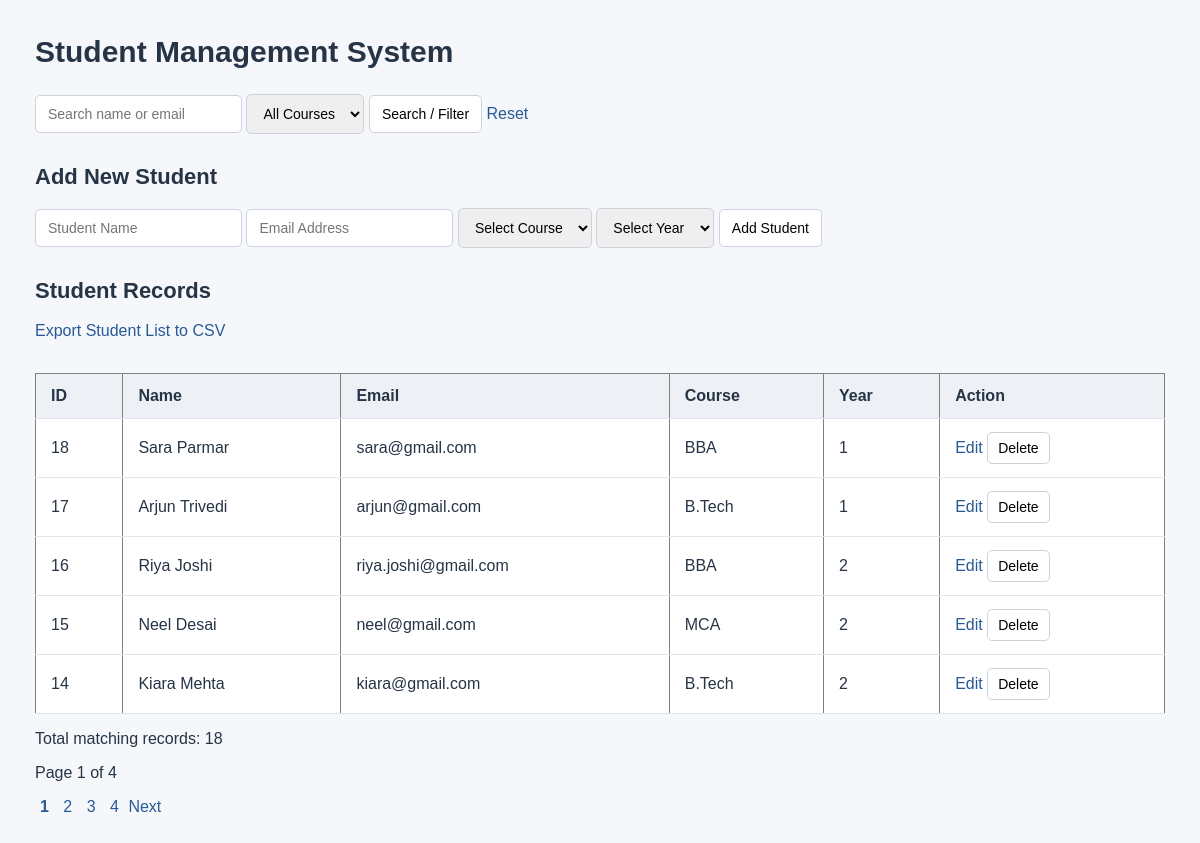
The page /Practical11/students.php on the database its author committed.
### tables this page shows
CREATE TABLE `students` (
  `student_iid` int(11) NOT NULL,
  `name` varchar(100) NOT NULL,
  `email` varchar(150) NOT NULL,
  `course` varchar(50) NOT NULL,
  `year` int(11) NOT NULL
);

### Practical11/students.php (the view, shortened to what this page needs)
<?php
require "db.php";
$search=trim($_GET["search"] ?? "");
$course=trim($_GET["course"] ?? "");
$limit=5;
$page=max(1,(int)($_GET["page"] ?? 1));
$offset=($page-1)*$limit;
$sql="SELECT COUNT(*) AS total FROM students WHERE 1=1";
$params=[];
$types="";
$countStmt=$conn->prepare($sql);
$countStmt->execute();
$total=(int)$countStmt->get_result()->fetch_assoc()["total"];
$totalPages=max(1,(int)ceil($total/$limit));
$sql=str_replace("COUNT(*) AS total","*", $sql);
$sql.=" ORDER BY student_iid DESC LIMIT ? OFFSET ?";
$params[]=$limit;
$params[]=$offset;
$types.="ii";
$stmt=$conn->prepare($sql);
$stmt->bind_param($types,...$params);
$stmt->execute();
$result=$stmt->get_result();
?>
<!DOCTYPE html>
<html lang="en">
<head>
    <link rel="stylesheet" href="students.css">
</head>
<body>
    <h1>Student Management System</h1>
    <form method="GET" action="students.php">
        <input type="text" name="search"
               placeholder="Search name or email"
               value="<?php echo htmlspecialchars($search); ?>">
        <select name="course">
            <option value="">All Courses</option>
        </select>
        <button type="submit">Search / Filter</button>
        <a href="students.php">Reset</a>
    </form>
<h2>Add New Student</h2>
<form method="POST" action="students.php">
    <input type="text" name="name" placeholder="Student Name" required>
    <input type="email" name="email" placeholder="Email Address" required>
    <select name="course" required>
        <option value="">Select Course</option>
    </select>
    <select name="year" required>
        <option value="">Select Year</option>
    </select>
    <button type="submit" name="add_student">Add Student</button>
</form>
    <h2>Student Records</h2>
    <a href="export_students.php">Export Student List to CSV</a>
<br><br>
    <table border="1" cellpadding="8" cellspacing="0">
        <tr>
            <th>ID</th>
            <th>Name</th>
            <th>Email</th>
            <th>Course</th>
            <th>Year</th>
            <th>Action</th>
        </tr>
        <?php while($student=$result->fetch_assoc()) { ?>
        <tr>
            <td><?php echo $student["student_iid"]; ?></td>
            <td><?php echo htmlspecialchars($student["name"]); ?></td>
            <td><?php echo htmlspecialchars($student["email"]); ?></td>
            <td><?php echo htmlspecialchars($student["course"]); ?></td>
            <td><?php echo htmlspecialchars((string)$student["year"]); ?></td>
            <td>
                <a href="edit_student.php?id=<?php echo $student['student_iid']; ?>">Edit</a>
                <form method="POST" action="delete_student.php"
                    onsubmit="return confirm('Are you sure you want to delete this student?');"
                    style="display:inline;">
                    <button type="submit" name="delete_student">Delete</button>
                </form>
            </td>
        </tr>
        <?php } ?>
    </table>
   <p>Total matching records: <?php echo $total; ?></p>
    <p>Page <?php echo $page; ?> of <?php echo $totalPages; ?></p>
    <div>
    <?php for($i=1;$i<=$totalPages;$i++) { ?>
        <a href="?page=<?php echo $i; ?>&search=<?php echo urlencode($search); ?>&course=<?php echo urlencode($course); ?>"
           style="margin:5px;<?php if($i===$page) echo 'font-weight:bold;'; ?>">
            <?php echo $i; ?>
        </a>
    <?php } ?>
    <?php if($page<$totalPages) { ?>
        <a href="?page=<?php echo $page+1; ?>&search=<?php echo urlencode($search); ?>&course=<?php echo urlencode($course); ?>">Next</a>
    <?php } ?>
</div>
</body>
</html>

### Practical11/students.css (style rules this page uses)
* { box-sizing:border-box; }
body { margin:0; padding:35px; font-family:Arial, sans-serif; background:#f5f7fa; color:#263445; }
h1 { margin:0 0 25px; font-size:30px; font-weight:700; }
h2 { margin:30px 0 18px; font-size:22px; }
form { margin-bottom:20px; }
input, select, button { padding:10px 12px; font-size:14px; border:1px solid #ccd3dc; border-radius:5px; }
button { cursor:pointer; background:#fff; }
a { color:#285a96; text-decoration:none; }
table { width:100%; border-collapse:collapse; background:#fff; margin-top:15px; }
th, td { padding:13px 15px; text-align:left; border-bottom:1px solid #e0e5eb; }
th { background:#edf1f5; font-weight:600; }
td form { display:inline; margin:0; }
td button { padding:7px 10px; }

### rows shown on the page
students: student_iid "18", name "Sara Parmar", email "sara@gmail.com", course "BBA", year "1"
students: student_iid "17", name "Arjun Trivedi", email "arjun@gmail.com", course "B.Tech", year "1"
students: student_iid "16", name "Riya Joshi", email "riya.joshi@gmail.com", course "BBA", year "2"
students: student_iid "15", name "Neel Desai", email "neel@gmail.com", course "MCA", year "2"
students: student_iid "14", name "Kiara Mehta", email "kiara@gmail.com", course "B.Tech", year "2"

### other values the page prints
$total "18"
$page "1"
$totalPages "4"
